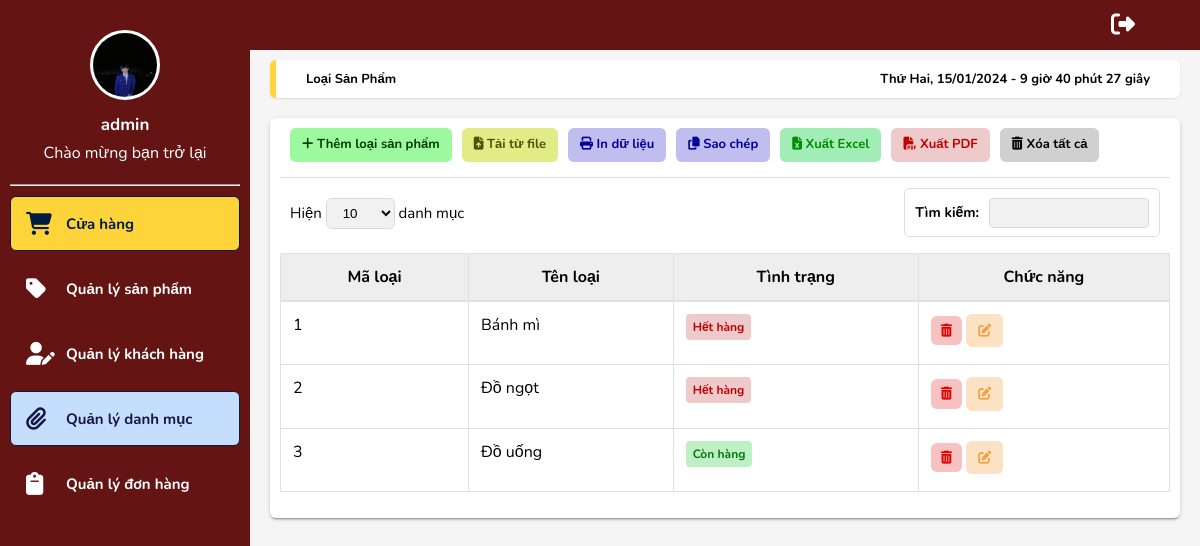
/quantri/quan-li-danh-muc.php (signed in), run on the app's committed database.
### tables this page shows
CREATE TABLE `loai_san_pham` (
  `MALSP` int(11) NOT NULL,
  `TEN_LOAI` varchar(100) NOT NULL,
  `TRANG_THAI` tinyint(1) NOT NULL
);

### quantri/quan-li-danh-muc.php (the view, shortened to what this page needs)
<!DOCTYPE html>
<html lang="en">
<head>
    <link rel="stylesheet" href="../asset/main.css">
</head>
<body>
    <?php
    include('../ketnoi.php');
    $rowsPerPage = isset($_GET['rowsPerPage']) ? $_GET['rowsPerPage'] : 10;
    $currentPage = isset($_GET['page']) ? $_GET['page'] : 1;
    $offset = ($currentPage - 1) * $rowsPerPage;
    $sqlCheckRows = "select * from loai_san_pham where 1 = 1";
    $resultCheckRows = $connect->query($sqlCheckRows);
    $totalRow = $resultCheckRows->num_rows;
    $sql = "select * from loai_san_pham LIMIT $offset, $rowsPerPage";
    $result = $connect->query($sql);
    ?>
    <header class="app-header">
        <ul class="app-nav">
            <li>
                <a class="app-nav__item" href="logout.php"><i class="fa-solid fa-right-from-bracket"></i></a>
            </li>
        </ul>
    </header>
    <aside class="app-sidebar">
        <div class="app-sidebar__user"><img class="app-sidebar__user-avatar" src="../asset/image/anhcv1.jpg" width="50px" alt="User Image">
            <div>
                <p class="app-sidebar__user-name"><b><?php echo $_SESSION['username'] ?></b></p>
                <p class="app-sidebar__user-designation">Chào mừng bạn trở lại</p>
            </div>
        </div>
        <hr>
        <ul class="app-menu">
            <li><a class="app-menu__item primary" href="tongquan.php"><i class='app-menu__icon fa-solid fa-cart-shopping'></i>
                    <span class="app-menu__label">Cửa hàng</span></a></li>
            <li><a class="app-menu__item" href="quan-li-san-pham.php">
                    <i class="app-menu__icon fa-solid fa-tag"></i><span class="app-menu__label">Quản lý sản phẩm</span></a>
            </li>
            <li><a class="app-menu__item" href="quan-li-khach-hang.php"><i class='app-menu__icon fa-solid fa-user-pen'></i><span class="app-menu__label">Quản lý khách hàng</span></a></li>
            <li><a class="app-menu__item active" href="#">
                    <i class="app-menu__icon fa-solid fa-paperclip"></i><span class="app-menu__label">Quản lý danh mục</span></a>
            </li>
            <li><a class="app-menu__item" href="#">
                    <i class="app-menu__icon fa-solid fa-clipboard"></i><span class="app-menu__label">Quản lý đơn hàng</span></a>
            </li>
        </ul>
    </aside>
    <main class="app-content">
        <div class="app-title">
            <ul class="app-breadcrumb breadcrumb side">
                <li class="breadcrumb-item"><a href="#"><b>Loại sản phẩm</b></a></li>
            </ul>
            <div id="clock"></div>
        </div>
        <div class="tile">
            <div class="tile-body">
                <div class="element-button">
                    <div class="button-action">
                        <a class="btn btn-add btn-sm category" href="#" title="Thêm"><i class="fas fa-plus"></i>
                            Thêm loại sản phẩm</a>
                    </div>
                    <div class="button-action">
                        <a class="btn btn-delete btn-sm nhap-tu-file" type="button" title="Nhập"><i class="fas fa-file-upload"></i> Tải từ file</a>
                    </div>
                    <div class="button-action">
                        <a class="btn btn-delete btn-sm print-file" type="button" title="In"><i class="fas fa-print"></i> In dữ liệu</a>
                    </div>
                    <div class="button-action">
                        <a class="btn btn-delete btn-sm print-file js-textareacopybtn" type="button" title="Sao chép"><i class="fas fa-copy"></i> Sao chép</a>
                    </div>
                    <div class="button-action">
                        <a class="btn btn-excel btn-sm" href="" title="In"><i class="fas fa-file-excel"></i> Xuất Excel</a>
                    </div>
                    <div class="button-action">
                        <a class="btn btn-delete btn-sm pdf-file" type="button" title="In"><i class="fas fa-file-pdf"></i> Xuất PDF</a>
                    </div>
                    <div class="button-action">
                        <a class="btn btn-delete btn-sm" type="button" title="Xóa"><i class="fas fa-trash-alt"></i> Xóa tất cả </a>
                    </div>
                </div>
                <div class="extension">
                    <div class="extension-show-wrap <?php echo $isSearch; ?> ">
                        <div class="extension-show">
                            <label>
                                Hiện
                                <select class="show-option" onchange="location.href = 'quan-li-danh-muc.php?page=1&rowsPerPage=' + this.value;">
                                    <?php
                                    $options = [10, 25, 50, 100];
                                    foreach ($options as $option) {
                                        $selected = ($option == $rowsPerPage) ? "selected" : "";
                                        echo "<option value='$option' $selected>$option</option>";
                                    }
                                    ?>
                                </select>
                                danh mục
                            </label>
                        </div>
                    </div>
                    <form action="" method="get" id="search-form">
                        <div class="extention-search-wrap">
                            <div class="extention-search">
                                <label for="input-search">Tìm kiếm:
                                    <input type="search" class="input-search" name="keyword" id="input-search" placeholder="">
                                </label>
                            </div>
                        </div>
                    </form>
                </div>
                <table class="table table-hover table-bordered">
                    <thead>
                        <tr>
                            <th>Mã loại</th>
                            <th>Tên loại</th>
                            <th>Tình trạng</th>
                            <th>Chức năng</th>
                        </tr>
                    </thead>
                    <tbody>
                        <?php
                        if ($totalRow > 0) {
                            while ($row = $result->fetch_array()) {
                                $isMode = ($row['TRANG_THAI'] == 0) ? 'bg-success' : 'bg-error';
                        ?>
                                <tr>
                                    <td><?php echo $row['MALSP']; ?></td>
                                    <td><?php echo $row['TEN_LOAI']; ?></td>
                                    <td><span class="badge <?php echo $isMode; ?>"><?php echo $row['TRANG_THAI'] == 0 ? "Còn hàng" : "Hết hàng"; ?></span></td>
                                    <td><button class="btn btn-primary btn-sm delete " type="submit" title="Xóa" data-id-delete="<?php echo $row['MALSP']; ?>"><i class="fas fa-trash-alt"></i>
                                        </button>
                                        <button class="btn btn-primary btn-sm edit" type="submit" title="Sửa" id="show-emp" data-id="<?php echo $row['MALSP']; ?>"><i class="fas fa-edit"></i></button>
                                    </td>
                                </tr>
                        <?php
                            }
                        }
                        ?>
                    </tbody>
                </table>
            </div>
        </div>
    </main>
</body>
</html>

### data on the page
loai_san_pham: MALSP "1", TEN_LOAI "Bánh mì", TRANG_THAI "Hết hàng"
loai_san_pham: MALSP "2", TEN_LOAI "Đồ ngọt", TRANG_THAI "Hết hàng"
loai_san_pham: MALSP "3", TEN_LOAI "Đồ uống", TRANG_THAI "Còn hàng"

### other printed values
$_SESSION['username'] "admin"
form field value "10"
